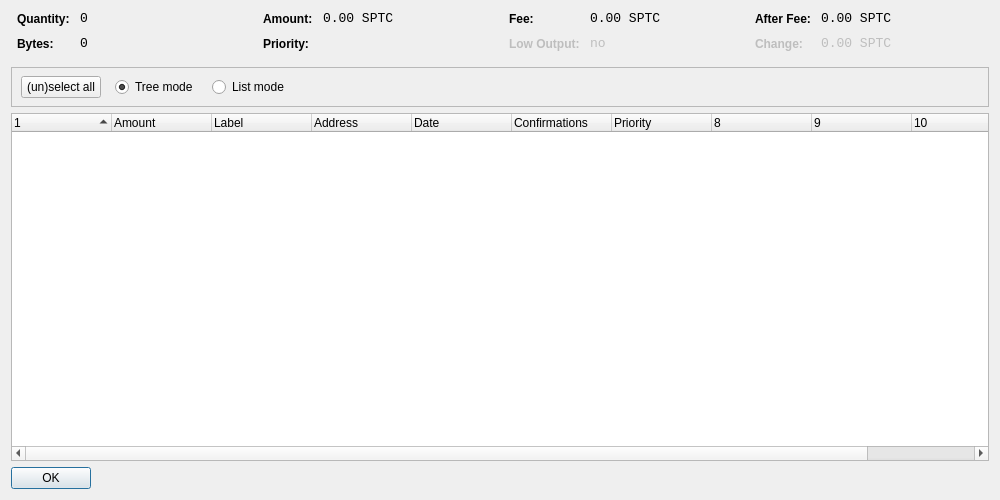
<?xml version="1.0" encoding="UTF-8"?>
<ui version="4.0">
 <class>CoinControlDialog</class>
 <widget class="QDialog" name="CoinControlDialog">
  <property name="geometry">
   <rect>
    <x>0</x>
    <y>0</y>
    <width>1000</width>
    <height>500</height>
   </rect>
  </property>
  <property name="windowTitle">
   <string>Coin Control</string>
  </property>
  <layout class="QVBoxLayout" name="verticalLayout">
   <item>
    <layout class="QHBoxLayout" name="horizontalLayoutTop" stretch="0,0,0,0">
     <property name="topMargin">
      <number>0</number>
     </property>
     <property name="bottomMargin">
      <number>10</number>
     </property>
     <item>
      <layout class="QFormLayout" name="formLayoutCoinControl1">
       <property name="horizontalSpacing">
        <number>10</number>
       </property>
       <property name="verticalSpacing">
        <number>10</number>
       </property>
       <property name="leftMargin">
        <number>6</number>
       </property>
       <property name="rightMargin">
        <number>6</number>
       </property>
       <item row="0" column="0">
        <widget class="QLabel" name="labelCoinControlQuantityText">
         <property name="styleSheet">
          <string notr="true">font-weight:bold;</string>
         </property>
         <property name="text">
          <string>Quantity:</string>
         </property>
        </widget>
       </item>
       <item row="0" column="1">
        <widget class="QLabel" name="labelCoinControlQuantity">
         <property name="font">
          <font>
           <family>Monospace</family>
           <pointsize>10</pointsize>
          </font>
         </property>
         <property name="cursor">
          <cursorShape>IBeamCursor</cursorShape>
         </property>
         <property name="contextMenuPolicy">
          <enum>Qt::ActionsContextMenu</enum>
         </property>
         <property name="text">
          <string notr="true">0</string>
         </property>
         <property name="textInteractionFlags">
          <set>Qt::LinksAccessibleByMouse|Qt::TextSelectableByKeyboard|Qt::TextSelectableByMouse</set>
         </property>
        </widget>
       </item>
       <item row="1" column="0">
        <widget class="QLabel" name="labelCoinControlBytesText">
         <property name="styleSheet">
          <string notr="true">font-weight:bold;</string>
         </property>
         <property name="text">
          <string>Bytes:</string>
         </property>
        </widget>
       </item>
       <item row="1" column="1">
        <widget class="QLabel" name="labelCoinControlBytes">
         <property name="font">
          <font>
           <family>Monospace</family>
           <pointsize>10</pointsize>
          </font>
         </property>
         <property name="cursor">
          <cursorShape>IBeamCursor</cursorShape>
         </property>
         <property name="contextMenuPolicy">
          <enum>Qt::ActionsContextMenu</enum>
         </property>
         <property name="text">
          <string notr="true">0</string>
         </property>
         <property name="textInteractionFlags">
          <set>Qt::LinksAccessibleByMouse|Qt::TextSelectableByKeyboard|Qt::TextSelectableByMouse</set>
         </property>
        </widget>
       </item>
      </layout>
     </item>
     <item>
      <layout class="QFormLayout" name="formLayoutCoinControl2">
       <property name="horizontalSpacing">
        <number>10</number>
       </property>
       <property name="verticalSpacing">
        <number>10</number>
       </property>
       <property name="leftMargin">
        <number>6</number>
       </property>
       <property name="rightMargin">
        <number>6</number>
       </property>
       <item row="0" column="0">
        <widget class="QLabel" name="labelCoinControlAmountText">
         <property name="styleSheet">
          <string notr="true">font-weight:bold;</string>
         </property>
         <property name="text">
          <string>Amount:</string>
         </property>
        </widget>
       </item>
       <item row="0" column="1">
        <widget class="QLabel" name="labelCoinControlAmount">
         <property name="font">
          <font>
           <family>Monospace</family>
           <pointsize>10</pointsize>
          </font>
         </property>
         <property name="cursor">
          <cursorShape>IBeamCursor</cursorShape>
         </property>
         <property name="contextMenuPolicy">
          <enum>Qt::ActionsContextMenu</enum>
         </property>
         <property name="text">
          <string notr="true">0.00 SPTC</string>
         </property>
         <property name="textInteractionFlags">
          <set>Qt::LinksAccessibleByMouse|Qt::TextSelectableByKeyboard|Qt::TextSelectableByMouse</set>
         </property>
        </widget>
       </item>
       <item row="1" column="0">
        <widget class="QLabel" name="labelCoinControlPriorityText">
         <property name="styleSheet">
          <string notr="true">font-weight:bold;</string>
         </property>
         <property name="text">
          <string>Priority:</string>
         </property>
        </widget>
       </item>
       <item row="1" column="1">
        <widget class="QLabel" name="labelCoinControlPriority">
         <property name="font">
          <font>
           <family>Monospace</family>
           <pointsize>10</pointsize>
          </font>
         </property>
         <property name="cursor">
          <cursorShape>IBeamCursor</cursorShape>
         </property>
         <property name="contextMenuPolicy">
          <enum>Qt::ActionsContextMenu</enum>
         </property>
         <property name="text">
          <string/>
         </property>
         <property name="textInteractionFlags">
          <set>Qt::LinksAccessibleByMouse|Qt::TextSelectableByKeyboard|Qt::TextSelectableByMouse</set>
         </property>
        </widget>
       </item>
      </layout>
     </item>
     <item>
      <layout class="QFormLayout" name="formLayoutCoinControl3">
       <property name="horizontalSpacing">
        <number>10</number>
       </property>
       <property name="verticalSpacing">
        <number>10</number>
       </property>
       <property name="leftMargin">
        <number>6</number>
       </property>
       <property name="rightMargin">
        <number>6</number>
       </property>
       <item row="0" column="0">
        <widget class="QLabel" name="labelCoinControlFeeText">
         <property name="styleSheet">
          <string notr="true">font-weight:bold;</string>
         </property>
         <property name="text">
          <string>Fee:</string>
         </property>
        </widget>
       </item>
       <item row="0" column="1">
        <widget class="QLabel" name="labelCoinControlFee">
         <property name="font">
          <font>
           <family>Monospace</family>
           <pointsize>10</pointsize>
          </font>
         </property>
         <property name="cursor">
          <cursorShape>IBeamCursor</cursorShape>
         </property>
         <property name="contextMenuPolicy">
          <enum>Qt::ActionsContextMenu</enum>
         </property>
         <property name="text">
          <string notr="true">0.00 SPTC</string>
         </property>
         <property name="textInteractionFlags">
          <set>Qt::LinksAccessibleByMouse|Qt::TextSelectableByKeyboard|Qt::TextSelectableByMouse</set>
         </property>
        </widget>
       </item>
       <item row="1" column="0">
        <widget class="QLabel" name="labelCoinControlLowOutputText">
         <property name="enabled">
          <bool>false</bool>
         </property>
         <property name="styleSheet">
          <string notr="true">font-weight:bold;</string>
         </property>
         <property name="text">
          <string>Low Output:</string>
         </property>
        </widget>
       </item>
       <item row="1" column="1">
        <widget class="QLabel" name="labelCoinControlLowOutput">
         <property name="enabled">
          <bool>false</bool>
         </property>
         <property name="font">
          <font>
           <family>Monospace</family>
           <pointsize>10</pointsize>
          </font>
         </property>
         <property name="cursor">
          <cursorShape>IBeamCursor</cursorShape>
         </property>
         <property name="contextMenuPolicy">
          <enum>Qt::ActionsContextMenu</enum>
         </property>
         <property name="text">
          <string notr="true">no</string>
         </property>
         <property name="textInteractionFlags">
          <set>Qt::LinksAccessibleByMouse|Qt::TextSelectableByKeyboard|Qt::TextSelectableByMouse</set>
         </property>
        </widget>
       </item>
      </layout>
     </item>
     <item>
      <layout class="QFormLayout" name="formLayoutCoinControl4">
       <property name="horizontalSpacing">
        <number>10</number>
       </property>
       <property name="verticalSpacing">
        <number>10</number>
       </property>
       <property name="leftMargin">
        <number>6</number>
       </property>
       <property name="rightMargin">
        <number>6</number>
       </property>
       <item row="0" column="0">
        <widget class="QLabel" name="labelCoinControlAfterFeeText">
         <property name="styleSheet">
          <string notr="true">font-weight:bold;</string>
         </property>
         <property name="text">
          <string>After Fee:</string>
         </property>
        </widget>
       </item>
       <item row="0" column="1">
        <widget class="QLabel" name="labelCoinControlAfterFee">
         <property name="font">
          <font>
           <family>Monospace</family>
           <pointsize>10</pointsize>
          </font>
         </property>
         <property name="cursor">
          <cursorShape>IBeamCursor</cursorShape>
         </property>
         <property name="contextMenuPolicy">
          <enum>Qt::ActionsContextMenu</enum>
         </property>
         <property name="text">
          <string notr="true">0.00 SPTC</string>
         </property>
         <property name="textInteractionFlags">
          <set>Qt::LinksAccessibleByMouse|Qt::TextSelectableByKeyboard|Qt::TextSelectableByMouse</set>
         </property>
        </widget>
       </item>
       <item row="1" column="0">
        <widget class="QLabel" name="labelCoinControlChangeText">
         <property name="enabled">
          <bool>false</bool>
         </property>
         <property name="styleSheet">
          <string notr="true">font-weight:bold;</string>
         </property>
         <property name="text">
          <string>Change:</string>
         </property>
        </widget>
       </item>
       <item row="1" column="1">
        <widget class="QLabel" name="labelCoinControlChange">
         <property name="enabled">
          <bool>false</bool>
         </property>
         <property name="font">
          <font>
           <family>Monospace</family>
           <pointsize>10</pointsize>
          </font>
         </property>
         <property name="cursor">
          <cursorShape>IBeamCursor</cursorShape>
         </property>
         <property name="contextMenuPolicy">
          <enum>Qt::ActionsContextMenu</enum>
         </property>
         <property name="text">
          <string notr="true">0.00 SPTC</string>
         </property>
         <property name="textInteractionFlags">
          <set>Qt::LinksAccessibleByMouse|Qt::TextSelectableByKeyboard|Qt::TextSelectableByMouse</set>
         </property>
        </widget>
       </item>
      </layout>
     </item>
    </layout>
   </item>
   <item>
    <widget class="QFrame" name="frame">
     <property name="minimumSize">
      <size>
       <width>0</width>
       <height>40</height>
      </size>
     </property>
     <property name="frameShape">
      <enum>QFrame::StyledPanel</enum>
     </property>
     <property name="frameShadow">
      <enum>QFrame::Sunken</enum>
     </property>
     <widget class="QWidget" name="horizontalLayoutWidget">
      <property name="geometry">
       <rect>
        <x>10</x>
        <y>0</y>
        <width>781</width>
        <height>41</height>
       </rect>
      </property>
      <layout class="QHBoxLayout" name="horizontalLayoutPanel" stretch="0,0,0,0,0">
       <property name="spacing">
        <number>14</number>
       </property>
       <item>
        <widget class="QPushButton" name="pushButtonSelectAll">
         <property name="sizePolicy">
          <sizepolicy hsizetype="Maximum" vsizetype="Fixed">
           <horstretch>0</horstretch>
           <verstretch>0</verstretch>
          </sizepolicy>
         </property>
         <property name="text">
          <string>(un)select all</string>
         </property>
        </widget>
       </item>
       <item>
        <widget class="QRadioButton" name="radioTreeMode">
         <property name="sizePolicy">
          <sizepolicy hsizetype="Maximum" vsizetype="Fixed">
           <horstretch>0</horstretch>
           <verstretch>0</verstretch>
          </sizepolicy>
         </property>
         <property name="text">
          <string>Tree mode</string>
         </property>
         <property name="checked">
          <bool>true</bool>
         </property>
        </widget>
       </item>
       <item>
        <widget class="QRadioButton" name="radioListMode">
         <property name="sizePolicy">
          <sizepolicy hsizetype="Maximum" vsizetype="Fixed">
           <horstretch>0</horstretch>
           <verstretch>0</verstretch>
          </sizepolicy>
         </property>
         <property name="text">
          <string>List mode</string>
         </property>
        </widget>
       </item>
       <item>
        <spacer name="horizontalSpacer">
         <property name="orientation">
          <enum>Qt::Horizontal</enum>
         </property>
         <property name="sizeHint" stdset="0">
          <size>
           <width>40</width>
           <height>20</height>
          </size>
         </property>
        </spacer>
       </item>
      </layout>
     </widget>
    </widget>
   </item>
   <item>
    <widget class="CoinControlTreeWidget" name="treeWidget">
     <property name="contextMenuPolicy">
      <enum>Qt::CustomContextMenu</enum>
     </property>
     <property name="sortingEnabled">
      <bool>false</bool>
     </property>
     <property name="columnCount">
      <number>11</number>
     </property>
     <attribute name="headerShowSortIndicator" stdset="0">
      <bool>true</bool>
     </attribute>
     <attribute name="headerStretchLastSection">
      <bool>false</bool>
     </attribute>
     <column>
      <property name="text">
       <string/>
      </property>
     </column>
     <column>
      <property name="text">
       <string>Amount</string>
      </property>
     </column>
     <column>
      <property name="text">
       <string>Label</string>
      </property>
     </column>
     <column>
      <property name="text">
       <string>Address</string>
      </property>
     </column>
     <column>
      <property name="text">
       <string>Date</string>
      </property>
     </column>
     <column>
      <property name="text">
       <string>Confirmations</string>
      </property>
      <property name="toolTip">
       <string>Confirmed</string>
      </property>
     </column>
     <column>
      <property name="text">
       <string>Priority</string>
      </property>
     </column>
     <column>
      <property name="text">
       <string/>
      </property>
     </column>
     <column>
      <property name="text">
       <string/>
      </property>
     </column>
     <column>
      <property name="text">
       <string/>
      </property>
     </column>
     <column>
      <property name="text">
       <string/>
      </property>
     </column>
    </widget>
   </item>
   <item>
    <widget class="QDialogButtonBox" name="buttonBox">
     <property name="sizePolicy">
      <sizepolicy hsizetype="Maximum" vsizetype="Fixed">
       <horstretch>0</horstretch>
       <verstretch>0</verstretch>
      </sizepolicy>
     </property>
     <property name="orientation">
      <enum>Qt::Horizontal</enum>
     </property>
     <property name="standardButtons">
      <set>QDialogButtonBox::Ok</set>
     </property>
    </widget>
   </item>
  </layout>
 </widget>
 <customwidgets>
  <customwidget>
   <class>CoinControlTreeWidget</class>
   <extends>QTreeWidget</extends>
   <header>coincontroltreewidget.h</header>
  </customwidget>
 </customwidgets>
 <resources/>
 <connections/>
</ui>
